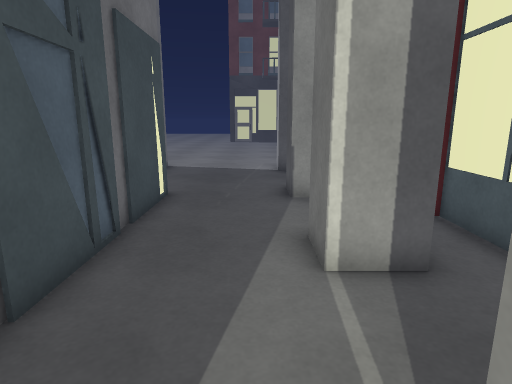
[1] (above)

14 first-person views from a walk through a Unity game level. The camera is 1.2 m above the floor, tilts 12° down and sees 75° across. Doors are open. The floor is counted in squares, 0.5 m on a side. Each view is taken from the middle of a square. On the plan, view 1 faces up. The plan holds only what a view shows up to about 20 squares ahead; the rest is blank. The place goes on beyond the plan. Some surface patterns are stand-ins.

[2]
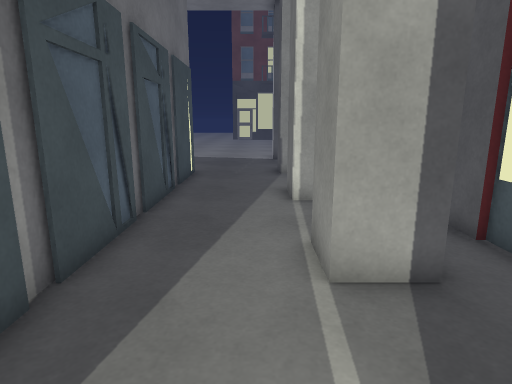

[3]
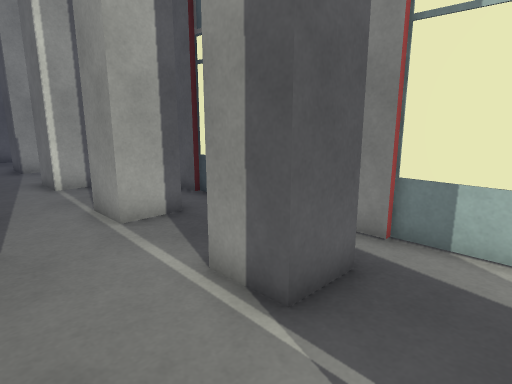

[4]
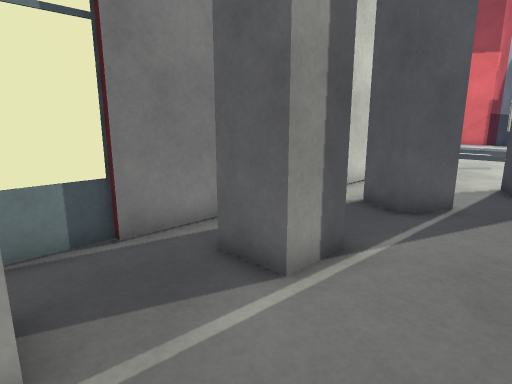

[5]
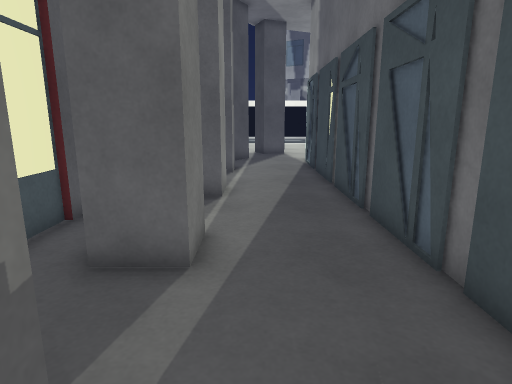

[6]
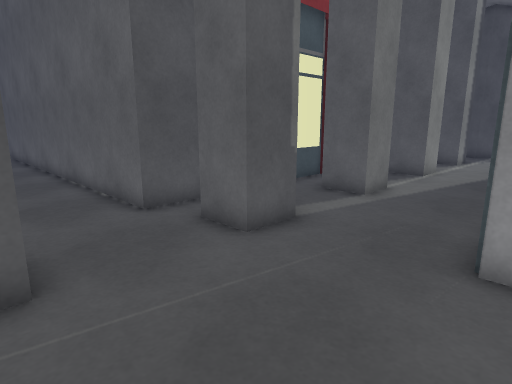

[7]
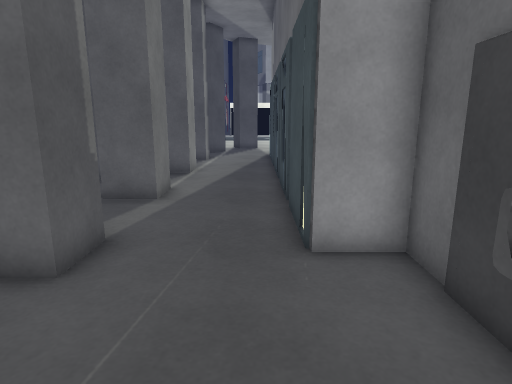

[8]
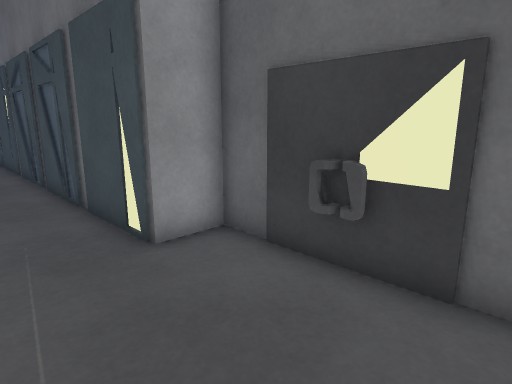

[9]
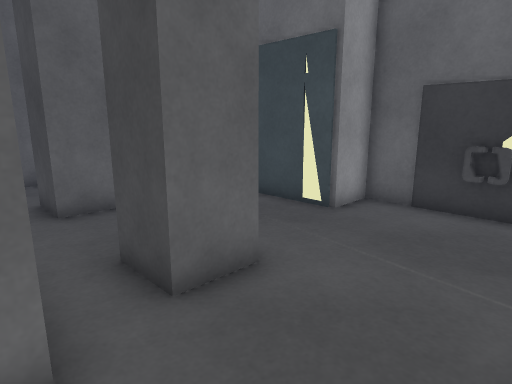

[10]
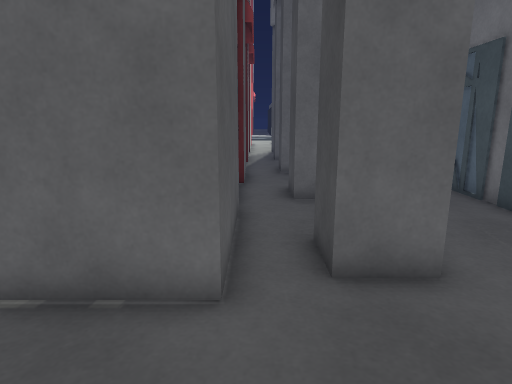

[11]
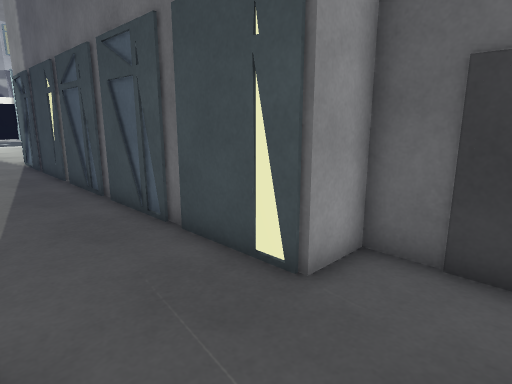

[12]
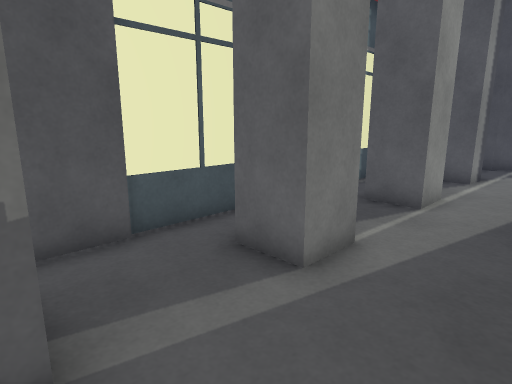

[13]
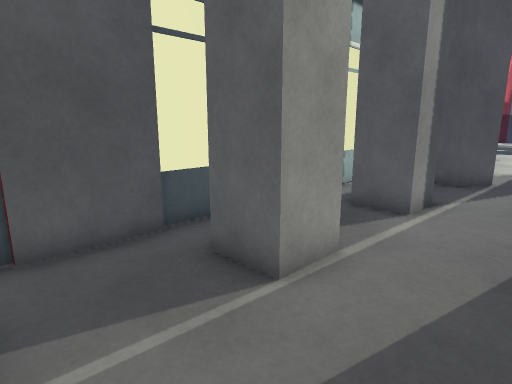

[14]
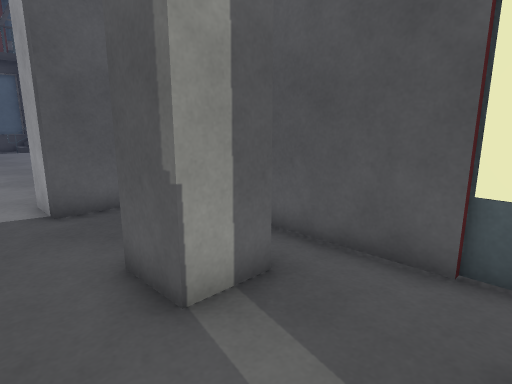

### Floor plan
Key: @ floor where view 1 was taken; # wall or solid block; . floor; B building.
Columns run from 5 left of view 1 to 21 right of it. Each row starts with its distance up from view 1.
 17 B.....B B.
 16 B.....BB...
 15 B................
 14 BB.....................
 13 B........##################
 12 B.....BBBB#
 11 BBB...B.BB
 10   B....B.B
  9   B......B#
  8   B.......#
  7   B...BB..B
  6   B...B.B.#
  5   B...BBB.B
  4   B......B#
  3   B......B#
  2   B......B#
  1   B...BBB.B
  0   B..@BBB.B
 -1   B.......#
 -2   B.......B
 -3   B......B#
 -4   B...BBBB#
 -5   B...BBBB#
 -6   B.......B
 -7   B.......#
 -8   B......
 -9   B...BB.

Positions as (right, up) in squares from view 1, and headings:
1: (0, 0), facing up
2: (0, -5), facing up
3: (-2, -8), facing up-right
4: (-2, 0), facing down-right
5: (0, 12), facing down
6: (-4, 17), facing down-right
7: (-2, 17), facing down
8: (0, 17), facing down-left
9: (5, 16), facing down-left
10: (4, 17), facing down
11: (1, 14), facing down-left
12: (-2, 11), facing down-right
13: (-2, 5), facing down-right
14: (-1, 7), facing up-right
